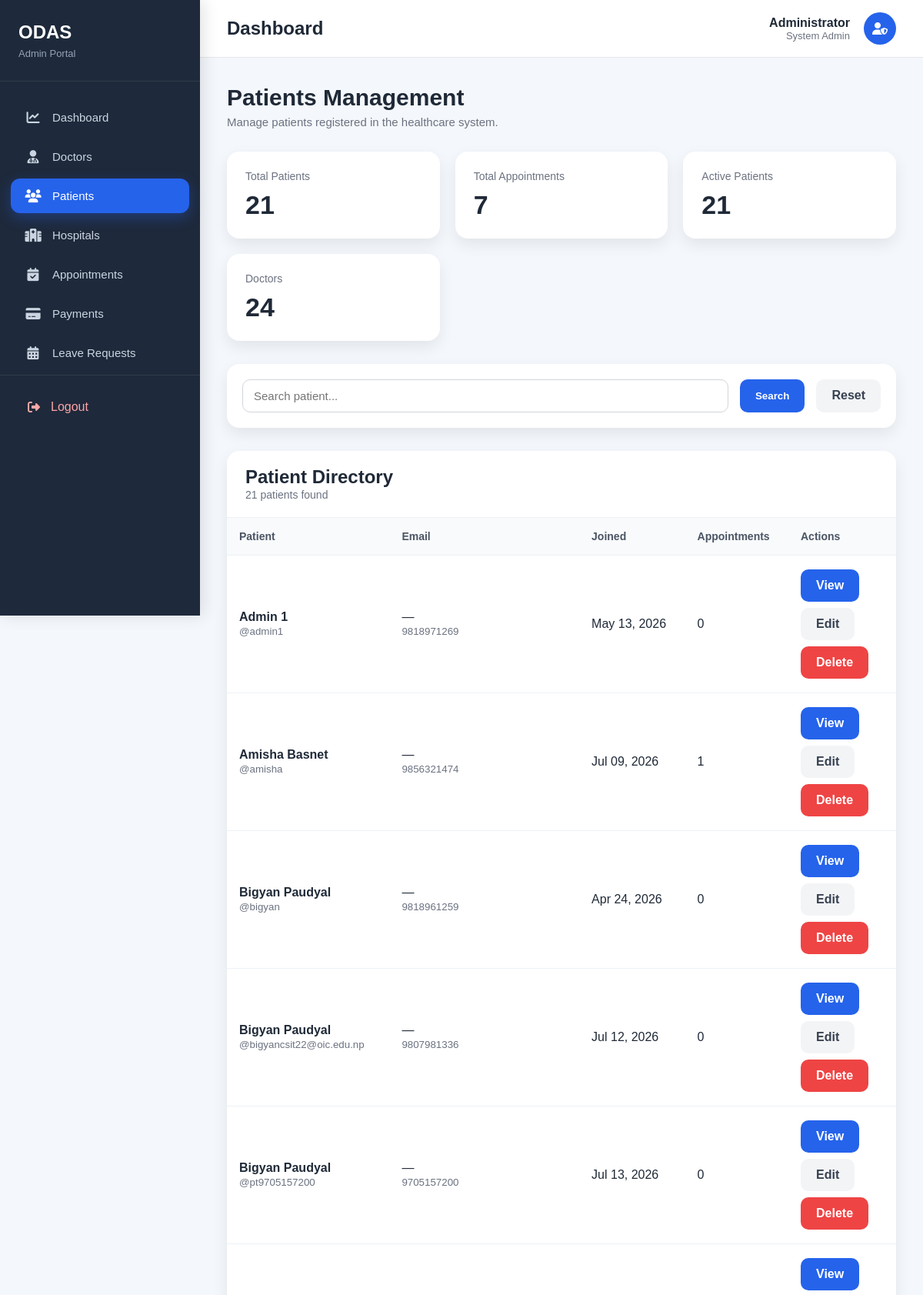
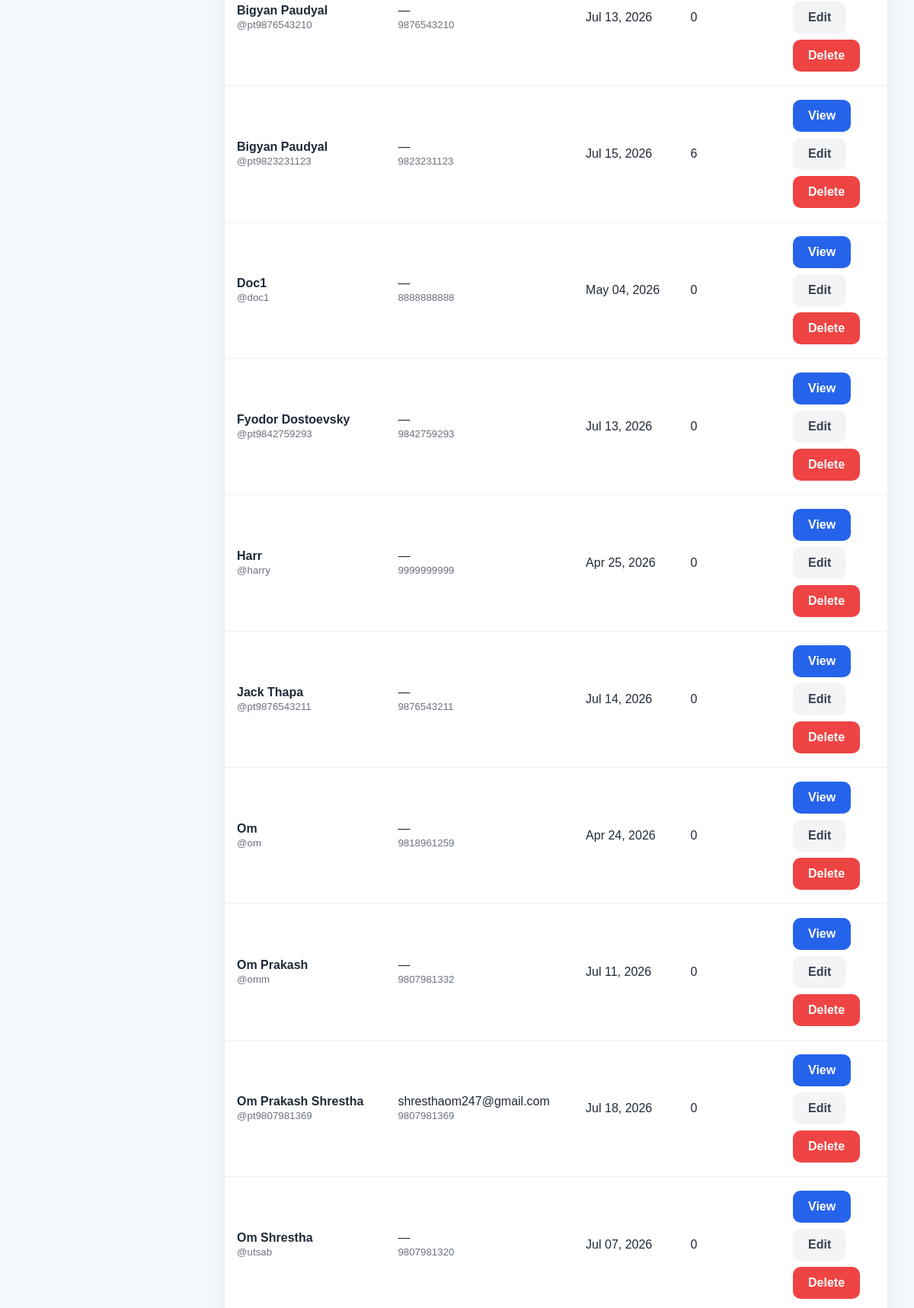
The page /admin-dashboard/patients/ (signed in, upper part) on the database its author committed (2 pictures, top to bottom).
### patients/models.py (models this page shows)
class Patients(models.Model):
    patient_id=models.AutoField(primary_key=True)
    name=models.CharField(max_length=150)
    user = models.OneToOneField(User, on_delete=models.CASCADE, null=True, blank=True)
    email=models.EmailField(blank=True,null=True)
    address=models.CharField(max_length=150)
    phone=models.CharField(max_length=10)
    dob=models.DateField()
    Gender_Choices=[
        ('M','Male'),
        ('F','Female'),
        ('O','Other'),
    ]
    gender=models.CharField(max_length=1,choices=Gender_Choices)

### admin_dashboard/views.py (the view, shortened to what this page needs)
# urls.py: path('patients/', views.admin_patients, name='admin_patients'),
@login_required
def admin_patients(request):
    patients = (
        Patients.objects
        .select_related("user")
        .annotate(
            appointment_count=Count("user__appointment")
        )
        .order_by("name")
    )
    search = request.GET.get("search", "")
    context = {
        "patients": patients,
        "search": search,
        "total_patients": Patients.objects.count(),
        "appointment_count": Appointment.objects.count(),
        "active_patients": Patients.objects.count(),
        "doctor_count": Doctor.objects.count(),
    }
    return render(
        request,
        "admin_dashboard/patients.html",
        context
    )

### doctors/context_processors.py (called while the page is built)
def doctor_context(request):
    if request.user.is_authenticated:
        try:
            doctor = Doctor.objects.get(user=request.user)
            return {"doctor": doctor}
        except Doctor.DoesNotExist:
            pass
    return {}

### admin_dashboard/templates/admin_dashboard/patients.html (shortened to what this page needs)
{% extends "admin_dashboard/base.html" %}
{% block content %}
<div class="page-header">
    <div class="page-title">
        <h1>Patients Management</h1>
        <p>
            Manage patients registered in the healthcare system.
        </p>
    </div>
</div>
<div class="stats-grid">
    <div class="stat-card">
        <div class="stat-title">
            Total Patients
        </div>
        <div class="stat-value">
            {{ total_patients }}
        </div>
    </div>
    <div class="stat-card">
        <div class="stat-title">
            Total Appointments
        </div>
        <div class="stat-value">
            {{ appointment_count }}
        </div>
    </div>
    <div class="stat-card">
        <div class="stat-title">
            Active Patients
        </div>
        <div class="stat-value">
            {{ active_patients }}
        </div>
    </div>
    <div class="stat-card">
        <div class="stat-title">
            Doctors
        </div>
        <div class="stat-value">
            {{ doctor_count }}
        </div>
    </div>
</div>
<div class="toolbar">
    <form method="GET" class="filter-form">
        <input
            type="text"
            name="search"
            placeholder="Search patient..."
            value="{{ search }}">
        <button class="btn btn-primary">
            Search
        </button>
        <a
            href="{% url 'admin_patients' %}"
            class="btn btn-light">
            Reset
        </a>
    </form>
</div>
<div class="table-card">
    <div class="table-header">
        <div>
            <h2>Patient Directory</h2>
            <span>{{ patients|length }} patient{{ patients|length|pluralize }} found</span>
        </div>
    </div>
    <table class="patient-table">
        <thead>
            <tr>
                <th>Patient</th>
                <th>Email</th>
                <th>Joined</th>
                <th>Appointments</th>
                <th style="width:140px;">Actions</th>
            </tr>
        </thead>
        <tbody>
{% for patient in patients %}
<tr>
    <td>
        <strong>{{ patient.name }}</strong>
        <br>
        <small style="color:#6b7280;">
            @{{ patient.user.username }}
        </small>
    </td>
    <td>
        {{ patient.email|default:"—" }}
        <br>
        <small>{{ patient.phone }}</small>
    </td>
    <td>
        {% if patient.user %}
            {{ patient.user.date_joined|date:"M d, Y" }}
        {% else %}
            —
        {% endif %}
    </td>
    <td>
        {{ patient.appointment_count }}
    </td>
    <td>
        <div style="display:flex;gap:8px;flex-wrap:wrap;">
            <a
                href="{% url 'patient_detail' patient.user.id %}"
                class="btn btn-primary">
                View
            </a>
            <a
                href="{% url 'edit_patient' patient.patient_id %}"
                class="btn btn-light">
                Edit
            </a>
            <a
                href="{% url 'delete_patient' patient.patient_id %}"
                class="btn"
                style="background:#ef4444;color:white;">
                Delete
            </a>
        </div>
    </td>
</tr>
{% endfor %}
</tbody>
    </table>
</div>
{% endblock %}

### admin_dashboard/templates/admin_dashboard/base.html (style rules this page uses)
* { margin:0; padding:0; box-sizing:border-box; }
body { font-family:Arial, Helvetica, sans-serif; background:#f4f7fb; color:#1f2937; }

### admin_dashboard/templates/admin_dashboard/patients.html (style rules this page uses)
.page-header { display:flex; justify-content:space-between; align-items:center; gap:20px; margin-bottom:30px; flex-wrap:wrap; }
.page-title h1 { margin:0; font-size:30px; color:#1f2937; }
.page-title p { margin-top:6px; color:#6b7280; font-size:15px; }
.stats-grid { display:grid; grid-template-columns:repeat(3,1fr); gap:20px; margin-bottom:30px; }
.stat-card { background:#fff; padding:24px; border-radius:16px; box-shadow:0 8px 20px rgba(0,0,0,.08); transition:.25s; }
.stat-title { font-size:14px; color:#6b7280; }
.stat-value { margin-top:10px; font-size:34px; font-weight:700; color:#1f2937; }
.toolbar { background:#fff; padding:20px; border-radius:16px; box-shadow:0 8px 20px rgba(0,0,0,.08); margin-bottom:30px; }
.filter-form { display:grid; grid-template-columns:1fr auto auto; gap:15px; }
.filter-form input { width:100%; padding:12px 14px; border:1px solid #d1d5db; border-radius:10px; font-size:15px; outline:none; }
.btn { border:none; border-radius:10px; padding:12px 20px; text-decoration:none; font-weight:600; cursor:pointer; }
.btn-primary { background:#2563eb; color:white; }
.btn-light { background:#f3f4f6; color:#374151; }
.table-card { background:#fff; border-radius:16px; overflow:hidden; box-shadow:0 8px 20px rgba(0,0,0,.08); }
.table-header { display:flex; justify-content:space-between; align-items:center; padding:20px 24px; border-bottom:1px solid #edf2f7; }
.table-header h2 { margin:0; color:#1f2937; }
.table-header span { color:#6b7280; font-size:14px; }
.patient-table { width:100%; border-collapse:collapse; }
.patient-table th { background:#f8fafc; color:#4b5563; text-align:left; padding:16px; font-size:14px; font-weight:600; }
.patient-table td { padding:18px 16px; border-top:1px solid #edf2f7; vertical-align:middle; }
.patient-table tbody tr { transition:.2s; }
.patient-table td strong { color:#1f2937; }
.patient-table td small { color:#6b7280; }
.patient-table th:last-child, .patient-table td:last-child { white-space:nowrap; }

### rows shown on the page
Patients: name "Admin 1", user.username "admin1", email "—", phone "9818971269", user.date_joined "May 13, 2026", appointment_count "0"
Patients: name "Amisha Basnet", user.username "amisha", email "—", phone "9856321474", user.date_joined "Jul 09, 2026", appointment_count "1"
Patients: name "Bigyan Paudyal", user.username "bigyan", email "—", phone "9818961259", user.date_joined "Apr 24, 2026", appointment_count "0"
Patients: name "Bigyan Paudyal", user.username "bigyancsit22@oic.edu.np", email "—", phone "9807981336", user.date_joined "Jul 12, 2026", appointment_count "0"
Patients: name "Bigyan Paudyal", user.username "pt9705157200", email "—", phone "9705157200", user.date_joined "Jul 13, 2026", appointment_count "0"
Patients: name "Bigyan Paudyal", user.username "pt9876543210", email "—", phone "9876543210", user.date_joined "Jul 13, 2026", appointment_count "0"
Patients: name "Bigyan Paudyal", user.username "pt9823231123", email "—", phone "9823231123", user.date_joined "Jul 15, 2026", appointment_count "6"
Patients: name "Doc1", user.username "doc1", email "—", phone "8888888888", user.date_joined "May 04, 2026", appointment_count "0"
Patients: name "Fyodor Dostoevsky", user.username "pt9842759293", email "—", phone "9842759293", user.date_joined "Jul 13, 2026", appointment_count "0"
Patients: name "Harr", user.username "harry", email "—", phone "9999999999", user.date_joined "Apr 25, 2026", appointment_count "0"
Patients: name "Jack Thapa", user.username "pt9876543211", email "—", phone "9876543211", user.date_joined "Jul 14, 2026", appointment_count "0"
Patients: name "Om", user.username "om", email "—", phone "9818961259", user.date_joined "Apr 24, 2026", appointment_count "0"
Patients: name "Om Prakash", user.username "omm", email "—", phone "9807981332", user.date_joined "Jul 11, 2026", appointment_count "0"
Patients: name "Om Prakash Shrestha", user.username "pt9807981369", email "shresthaom247@gmail.com", phone "9807981369", user.date_joined "Jul 18, 2026", appointment_count "0"
Patients: name "Om Shrestha", user.username "utsab", email "—", phone "9807981320", user.date_joined "Jul 07, 2026", appointment_count "0"

### other values the page prints
{{ total_patients }} "21"
{{ appointment_count }} "7"
{{ active_patients }} "21"
{{ doctor_count }} "24"
{{ patients|length }} "21"
